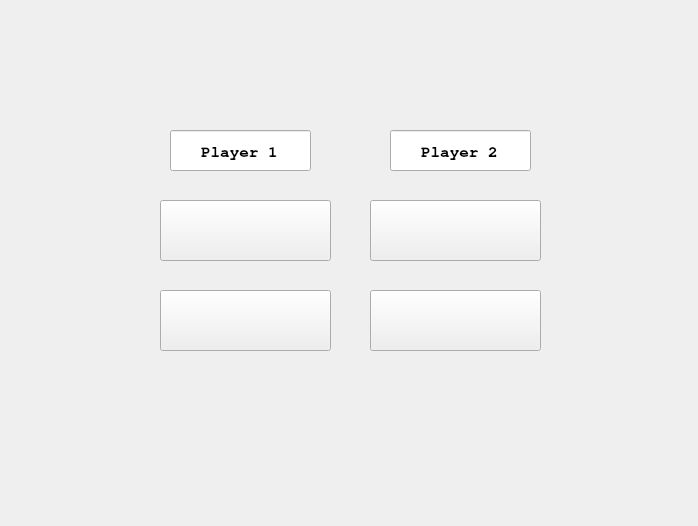
<?xml version="1.0" encoding="UTF-8"?>
<ui version="4.0">
 <class>MainWindow</class>
 <widget class="QMainWindow" name="MainWindow">
  <property name="geometry">
   <rect>
    <x>0</x>
    <y>0</y>
    <width>698</width>
    <height>526</height>
   </rect>
  </property>
  <property name="windowTitle">
   <string>MainWindow</string>
  </property>
  <property name="autoFillBackground">
   <bool>false</bool>
  </property>
  <property name="styleSheet">
   <string notr="true">border-image: url(:/images/images/game_background.png);</string>
  </property>
  <widget class="QWidget" name="centralWidget">
   <widget class="QPushButton" name="b_exit">
    <property name="geometry">
     <rect>
      <x>160</x>
      <y>290</y>
      <width>171</width>
      <height>61</height>
     </rect>
    </property>
    <property name="styleSheet">
     <string notr="true">border-image: url(:/images/images/exit_button.png);</string>
    </property>
    <property name="text">
     <string/>
    </property>
   </widget>
   <widget class="QPushButton" name="b_sett">
    <property name="geometry">
     <rect>
      <x>370</x>
      <y>290</y>
      <width>171</width>
      <height>61</height>
     </rect>
    </property>
    <property name="styleSheet">
     <string notr="true">border-image: url(:/images/images/settings_button.png);</string>
    </property>
    <property name="text">
     <string/>
    </property>
   </widget>
   <widget class="QLineEdit" name="l_id2">
    <property name="geometry">
     <rect>
      <x>390</x>
      <y>130</y>
      <width>141</width>
      <height>41</height>
     </rect>
    </property>
    <property name="font">
     <font>
      <family>TeX Gyre Cursor</family>
      <pointsize>12</pointsize>
      <weight>75</weight>
      <italic>false</italic>
      <bold>true</bold>
     </font>
    </property>
    <property name="styleSheet">
     <string notr="true">border-image: url(:/images/images/name.png);</string>
    </property>
    <property name="text">
     <string>Player 2</string>
    </property>
    <property name="alignment">
     <set>Qt::AlignCenter</set>
    </property>
    <property name="readOnly">
     <bool>false</bool>
    </property>
   </widget>
   <widget class="QLabel" name="label">
    <property name="geometry">
     <rect>
      <x>310</x>
      <y>110</y>
      <width>81</width>
      <height>81</height>
     </rect>
    </property>
    <property name="font">
     <font>
      <family>Purisa</family>
      <pointsize>12</pointsize>
      <weight>75</weight>
      <italic>true</italic>
      <bold>true</bold>
     </font>
    </property>
    <property name="styleSheet">
     <string notr="true">border-image: url(:/images/images/vs.png);</string>
    </property>
    <property name="text">
     <string/>
    </property>
    <property name="alignment">
     <set>Qt::AlignCenter</set>
    </property>
   </widget>
   <widget class="QLineEdit" name="l_id1">
    <property name="geometry">
     <rect>
      <x>170</x>
      <y>130</y>
      <width>141</width>
      <height>41</height>
     </rect>
    </property>
    <property name="font">
     <font>
      <family>TeX Gyre Cursor</family>
      <pointsize>12</pointsize>
      <weight>75</weight>
      <italic>false</italic>
      <bold>true</bold>
      <underline>false</underline>
      <strikeout>false</strikeout>
     </font>
    </property>
    <property name="styleSheet">
     <string notr="true">border-image: url(:/images/images/name.png)</string>
    </property>
    <property name="text">
     <string>Player 1</string>
    </property>
    <property name="alignment">
     <set>Qt::AlignCenter</set>
    </property>
   </widget>
   <widget class="QPushButton" name="b_ai_play">
    <property name="geometry">
     <rect>
      <x>370</x>
      <y>200</y>
      <width>171</width>
      <height>61</height>
     </rect>
    </property>
    <property name="styleSheet">
     <string notr="true">border-image: url(:/images/images/dare_button.png);</string>
    </property>
    <property name="text">
     <string/>
    </property>
   </widget>
   <widget class="QPushButton" name="b_play">
    <property name="geometry">
     <rect>
      <x>160</x>
      <y>200</y>
      <width>171</width>
      <height>61</height>
     </rect>
    </property>
    <property name="styleSheet">
     <string notr="true">border-image: url(:/images/images/1vs1_button.png);</string>
    </property>
    <property name="text">
     <string/>
    </property>
   </widget>
  </widget>
 </widget>
 <layoutdefault spacing="6" margin="11"/>
 <resources/>
 <connections/>
</ui>
